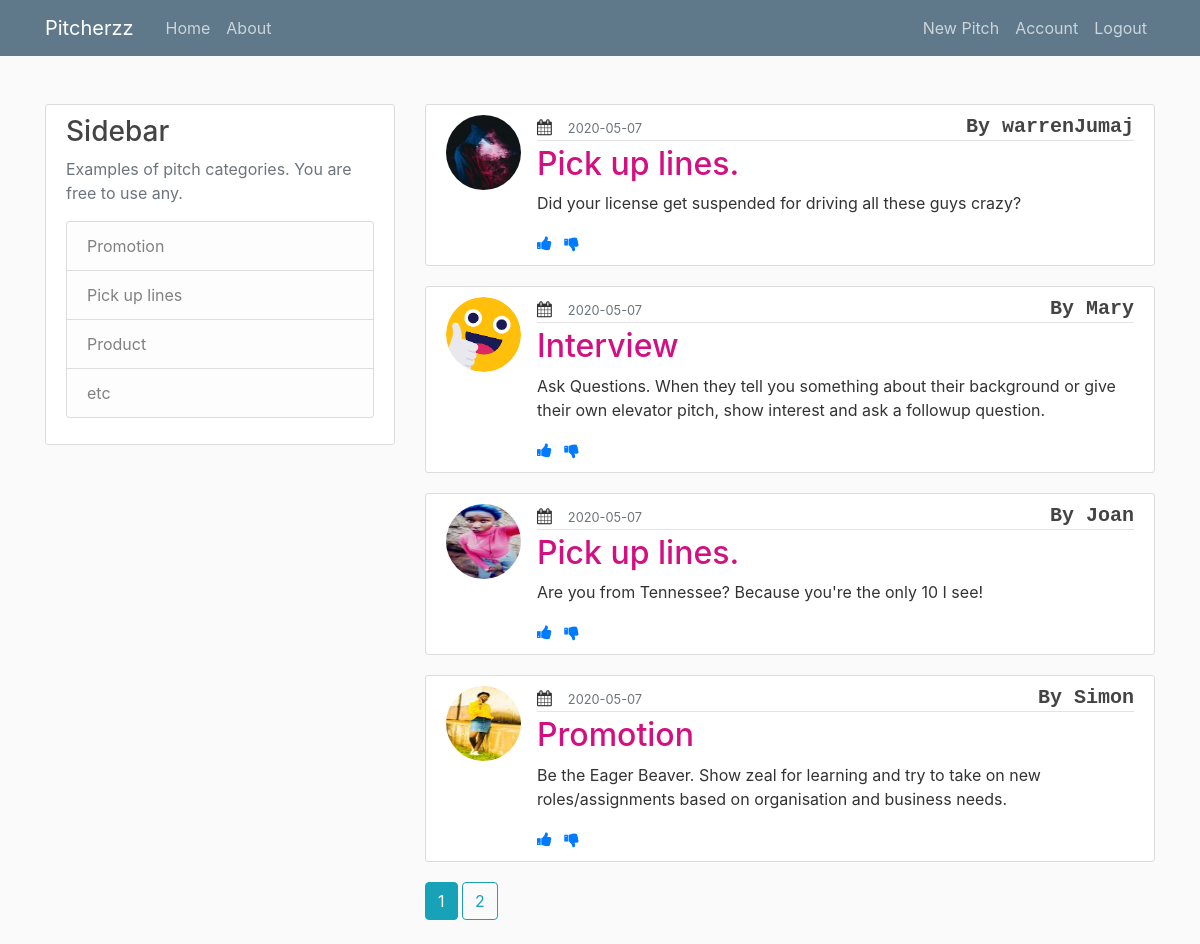
The app's page /home (signed in) with its own data.
### pitches/models.py (models this page shows, shortened)
class Pitch(db.Model):
    id = db.Column(db.Integer, primary_key=True)
    category = db.Column(db.String(100), nullable=False)
    date_posted = db.Column(db.DateTime, nullable=False, default=datetime.utcnow)
    content = db.Column(db.Text, nullable=False)
    user_id = db.Column(db.Integer, db.ForeignKey('user.id'), nullable=False)

class User(db.Model, UserMixin):
    id = db.Column(db.Integer, primary_key=True)
    username = db.Column(db.String(20), unique=True, nullable=False)
    email = db.Column(db.String(120), unique=True, nullable=False)
    image_file = db.Column(db.String(20), nullable=False, default='default.jpg')
    password = db.Column(db.String(60), nullable=False)
    pitches = db.relationship('Pitch', backref='author', lazy=True)

### pitches/main/routes.py (the view)
@main.route("/")
@main.route("/home")
def home():
    page = request.args.get('page', 1, type=int)
    pitches = Pitch.query.order_by(Pitch.date_posted.desc()).paginate(page=page, per_page=4)
    return render_template('home.html', pitches=pitches)

### pitches/models.py (called while the page is built)
@login_manager.user_loader
def load_user(user_id):
    return User.query.get(int(user_id))

### pitches/templates/home.html
{% extends 'layout.html' %}
{% block content %}
    {% for pitch in pitches.items %}
    <article class="media content-section">
      <a href="{{ url_for('users.user_pitches', username=pitch.author.username) }}"><img class="rounded-circle article-img" src="{{ url_for('static', filename='profile_pics/' + pitch.author.image_file) }}"></a>
      <div class="media-body">
        <div class="article-metadata">
          <i class="fa fa-calendar" aria-hidden="true"></i><small class="text-muted ml-3">{{ pitch.date_posted.strftime('%Y-%m-%d') }}</small>
          <h5 class="pull-right" style="font-weight: 600; font-family: monospace;">By {{ pitch.author.username }}</h5>
        </div>
        <h2><a class="article-title" href="{{ url_for('pitchess.pitch', pitch_id=pitch.id) }}">{{ pitch.category }}</a></h2>
        <p class="article-content">{{ pitch.content }}</p>
        <a href="#"><i class="fa fa-thumbs-up" aria-hidden="true"></i></a>
        <a href="#"><i class="fa fa-thumbs-down ml-2" aria-hidden="true"></i></a>
      </div>
    </article>
    {% endfor %}
    {% for page_num in pitches.iter_pages(left_edge=1, right_edge=1, left_current=1, right_current=2) %}
      {% if page_num %}
        {% if pitches.page == page_num %}
          <a class="btn btn-info mb-4" href="{{ url_for('main.home', page=page_num) }}">{{ page_num }}</a>
        {% else %}
          <a class="btn btn-outline-info mb-4" href="{{ url_for('main.home', page=page_num) }}">{{ page_num }}</a>
        {% endif %}
      {% else %}
        ...
      {% endif %}
    {% endfor %}
{% endblock content %}

### pitches/static/main.css (style rules this page uses)
body { background: #fafafa; color: #333333; margin-top: 5rem; }
h1, h2, h3, h4, h5, h6 { color: #444444; }
.content-section { background: #ffffff; padding: 10px 20px; border: 1px solid #dddddd; border-radius: 3px; margin-bottom: 20px; }
.article-title { color: #d31082; }
.article-content { white-space: pre-line; }
.article-img { height: 75px; width: 75px; margin-right: 16px; }
.article-metadata { padding-bottom: 1px; margin-bottom: 4px; border-bottom: 1px solid #e3e3e3 }

### records on screen
Pitch: image_file (picture), date_posted "2020-05-07", author.username "warrenJumaj", category "Pick up lines.", content "Did your license get suspended for driving all these guys crazy?"
Pitch: image_file (placeholder picture), date_posted "2020-05-07", author.username "Mary", category "Interview", content "Ask Questions. When they tell you something about their background or give their own elevator pitch, show interest and ask a followup question."
Pitch: image_file (picture), date_posted "2020-05-07", author.username "Joan", category "Pick up lines.", content "Are you from Tennessee? Because you're the only 10 I see!"
Pitch: image_file (picture), date_posted "2020-05-07", author.username "Simon", category "Promotion", content "Be the Eager Beaver. Show zeal for learning and try to take on new roles/assignments based on organisation and business needs."

### other values on screen
{{ page_num }} "1"
{{ page_num }} "2"
